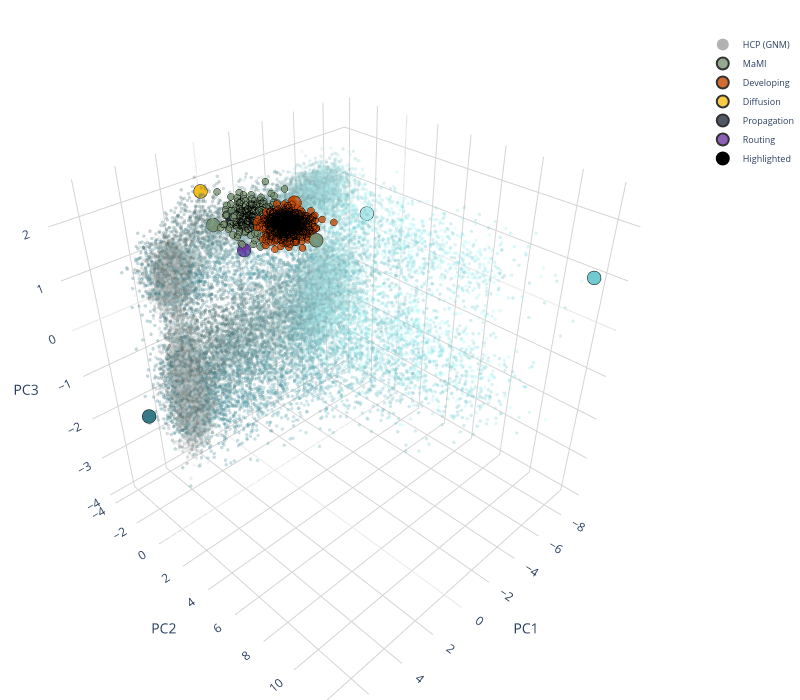

Notebook code cell kept with this figure:
### Code cell
import plotly.graph_objects as go

fig = go.Figure()

# ── Background points ─────────────────────────────────────────────────────────
for ds in sel_df_label["dataset"].unique():
    mask = (sel_df_label["dataset"] == ds).values
    colors = huge_df[mask]["color_dataset"].tolist()
    is_gnm = ds == GNM_DATASET

    fig.add_trace(go.Scatter3d(
        x=sel_pca_result[mask, 0],
        y=sel_pca_result[mask, 1],
        z=sel_pca_result[mask, 2],
        mode="markers",
        name=LABEL_MAP.get(ds, ds),
        marker=dict(
            color=colors,
            size=2 if is_gnm else 4,
            opacity=0.3 if is_gnm else 0.8,
            line=dict(width=0) if is_gnm else dict(width=0.5, color="black"),
        ),
        hovertemplate="%{text}<extra></extra>",
        text=sel_df_label[mask].index.astype(str),
    ))

# ── Highlighted points ────────────────────────────────────────────────────────
hi_x, hi_y, hi_z, hi_colors, hi_widths, hi_labels = [], [], [], [], [], []

for label, info in highlighted.items():
    idx = info["idx"]
    hi_x.append(sel_pca_result[idx, 0])
    hi_y.append(sel_pca_result[idx, 1])
    hi_z.append(sel_pca_result[idx, 2])
    hi_colors.append(huge_df["color_dataset"].iloc[idx])
    hi_widths.append(1.4 if info["source"] != "full" else 0.5)
    hi_labels.append(label)

fig.add_trace(go.Scatter3d(
    x=hi_x, y=hi_y, z=hi_z,
    mode="markers",
    name="Highlighted",
    marker=dict(
        color=hi_colors,
        size=8,
        line=dict(color="black", width=1.5),
        symbol="circle",
    ),
    text=hi_labels,
    hovertemplate="%{text}<extra></extra>",
))

# ── Layout ────────────────────────────────────────────────────────────────────
fig.update_layout(
    width=800, height=700,
    scene=dict(
        xaxis_title="PC1",
        yaxis_title="PC2",
        zaxis_title="PC3",
        xaxis=dict(showbackground=False, gridcolor="lightgrey"),
        yaxis=dict(showbackground=False, gridcolor="lightgrey"),
        zaxis=dict(showbackground=False, gridcolor="lightgrey"),
        aspectmode="cube",
    ),
    margin=dict(l=0, r=0, t=30, b=0),
    legend=dict(itemsizing="constant", font=dict(size=9)),
)

fig.write_html(output_folder / "pca_highlighted_9points_3d_interactive.html")
print(output_folder / "pca_highlighted_9points_3d_interactive.html")

fig.show()

### Figure 1 — Plotly figure (JSON) as saved in the notebook; plotly's stock layout.template omitted (floating-point values rounded to 4 significant figures; data arrays with more than 128 entries replaced by an {"elided": "..."} marker saying what was removed)
{"data": [{"hovertemplate": "%{text}<extra></extra>", "marker": {"color": {"elided": "25000x3 float values"}, "line": {"width": 0}, "opacity": 0.3, "size": 2}, "mode": "markers", "name": "HCP (GNM)", "text": {"elided": "25000 str values"}, "type": "scatter3d", "x": {"elided": "25000 float values"}, "y": {"elided": "25000 float values"}, "z": {"elided": "25000 float values"}}, {"hovertemplate": "%{text}<extra></extra>", "marker": {"color": {"elided": "224 str values"}, "line": {"color": "black", "width": 0.5}, "opacity": 0.8, "size": 4}, "mode": "markers", "name": "MaMI", "text": {"elided": "224 str values"}, "type": "scatter3d", "x": {"elided": "224 float values"}, "y": {"elided": "224 float values"}, "z": {"elided": "224 float values"}}, {"hovertemplate": "%{text}<extra></extra>", "marker": {"color": {"elided": "629 str values"}, "line": {"color": "black", "width": 0.5}, "opacity": 0.8, "size": 4}, "mode": "markers", "name": "Developing", "text": {"elided": "629 str values"}, "type": "scatter3d", "x": {"elided": "629 float values"}, "y": {"elided": "629 float values"}, "z": {"elided": "629 float values"}}, {"hovertemplate": "%{text}<extra></extra>", "marker": {"color": ["#F7BE18"], "line": {"color": "black", "width": 0.5}, "opacity": 0.8, "size": 4}, "mode": "markers", "name": "Diffusion", "text": ["25853"], "type": "scatter3d", "x": [0.7977], "y": [-3.022], "z": [1.977]}, {"hovertemplate": "%{text}<extra></extra>", "marker": {"color": ["#262F3F"], "line": {"color": "black", "width": 0.5}, "opacity": 0.8, "size": 4}, "mode": "markers", "name": "Propagation", "text": ["25854"], "type": "scatter3d", "x": [0.7992], "y": [-0.8311], "z": [1.786]}, {"hovertemplate": "%{text}<extra></extra>", "marker": {"color": ["#6E3AA3"], "line": {"color": "black", "width": 0.5}, "opacity": 0.8, "size": 4}, "mode": "markers", "name": "Routing", "text": ["25855"], "type": "scatter3d", "x": [1.247], "y": [0.5017], "z": [1.382]}, {"hovertemplate": "%{text}<extra></extra>", "marker": {"color": [[0.4487, 0.7919, 0.8207], [0.725, 0.9206, 0.9222], [0.2176, 0.4769, 0.5284], "#799372", "#C74800", "#799372", "#6E3AA3", "#F7BE18", "#262F3F"], "line": {"color": "black", "width": 1.5}, "size": 8, "symbol": "circle"}, "mode": "markers", "name": "Highlighted", "text": ["Overall · top left", "Overall · bottom left", "Overall · bottom right", "No-GNM · top left", "No-GNM · bottom left", "No-GNM · bottom right", "Special · Routing", "Special · Diffusion", "Special · Propagation"], "type": "scatter3d", "x": [-7.377, -8.299, 6.216, -1.02, -2.828, 1.392, 1.247, 0.7977, 0.7992], "y": [12.52, -1.428, -0.9772, 2.634, -0.8346, -1.425, 0.5017, -3.022, -0.8311], "z": [1.325, 0.5709, -1.442, 1.541, 1.575, 1.618, 1.382, 1.977, 1.786]}], "layout": {"height": 700, "legend": {"font": {"size": 9}, "itemsizing": "constant"}, "margin": {"b": 0, "l": 0, "r": 0, "t": 30}, "scene": {"aspectmode": "cube", "xaxis": {"gridcolor": "lightgrey", "showbackground": false, "title": {"text": "PC1"}}, "yaxis": {"gridcolor": "lightgrey", "showbackground": false, "title": {"text": "PC2"}}, "zaxis": {"gridcolor": "lightgrey", "showbackground": false, "title": {"text": "PC3"}}}, "width": 800}}
